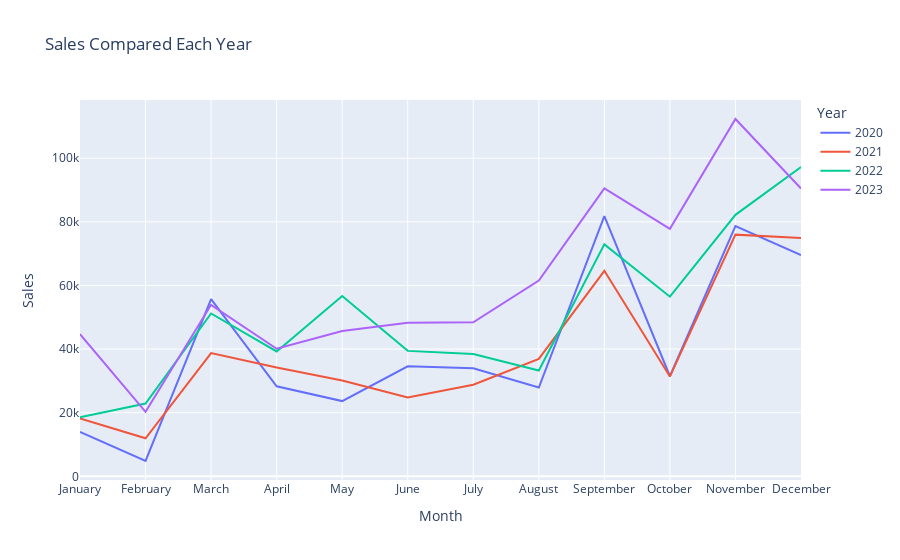

Source (notebook cell):
### Code cell
# sales trend analysis

fig = px.line(sales_profit_df, x='Month', y='Sales', color='Year', title='Sales Compared Each Year')
fig.show()

### Figure 1 — Plotly figure (JSON) as saved in the notebook; plotly's stock layout.template omitted (floating-point values rounded to 4 significant figures)
{"data": [{"hovertemplate": "Year=2020<br>Month=%{x}<br>Sales=%{y}<extra></extra>", "legendgroup": "2020", "line": {"color": "#636efa", "dash": "solid"}, "marker": {"symbol": "circle"}, "mode": "lines", "name": "2020", "orientation": "v", "showlegend": true, "type": "scatter", "x": ["January", "February", "March", "April", "May", "June", "July", "August", "September", "October", "November", "December"], "xaxis": "x", "y": [13950.0, 4811.0, 55690.0, 28300.0, 23650.0, 34600.0, 33950.0, 27910.0, 81780.0, 31450.0, 78630.0, 69550.0], "yaxis": "y"}, {"hovertemplate": "Year=2021<br>Month=%{x}<br>Sales=%{y}<extra></extra>", "legendgroup": "2021", "line": {"color": "#EF553B", "dash": "solid"}, "marker": {"symbol": "circle"}, "mode": "lines", "name": "2021", "orientation": "v", "showlegend": true, "type": "scatter", "x": ["January", "February", "March", "April", "May", "June", "July", "August", "September", "October", "November", "December"], "xaxis": "x", "y": [18170.0, 11950.0, 38730.0, 34200.0, 30130.0, 24800.0, 28770.0, 36900.0, 64600.0, 31400.0, 75970.0, 74920.0], "yaxis": "y"}, {"hovertemplate": "Year=2022<br>Month=%{x}<br>Sales=%{y}<extra></extra>", "legendgroup": "2022", "line": {"color": "#00cc96", "dash": "solid"}, "marker": {"symbol": "circle"}, "mode": "lines", "name": "2022", "orientation": "v", "showlegend": true, "type": "scatter", "x": ["January", "February", "March", "April", "May", "June", "July", "August", "September", "October", "November", "December"], "xaxis": "x", "y": [18540.0, 22870.0, 51190.0, 39250.0, 56690.0, 39430.0, 38440.0, 33270.0, 72910.0, 56460.0, 82190.0, 97240.0], "yaxis": "y"}, {"hovertemplate": "Year=2023<br>Month=%{x}<br>Sales=%{y}<extra></extra>", "legendgroup": "2023", "line": {"color": "#ab63fa", "dash": "solid"}, "marker": {"symbol": "circle"}, "mode": "lines", "name": "2023", "orientation": "v", "showlegend": true, "type": "scatter", "x": ["January", "February", "March", "April", "May", "June", "July", "August", "September", "October", "November", "December"], "xaxis": "x", "y": [44700.0, 20280.0, 53910.0, 40110.0, 45650.0, 48260.0, 48430.0, 61520.0, 90490.0, 77790.0, 112300.0, 90470.0], "yaxis": "y"}], "layout": {"legend": {"title": {"text": "Year"}, "tracegroupgap": 0}, "title": {"text": "Sales Compared Each Year"}, "xaxis": {"anchor": "y", "domain": [0, 1], "title": {"text": "Month"}}, "yaxis": {"anchor": "x", "domain": [0, 1], "title": {"text": "Sales"}}}}
